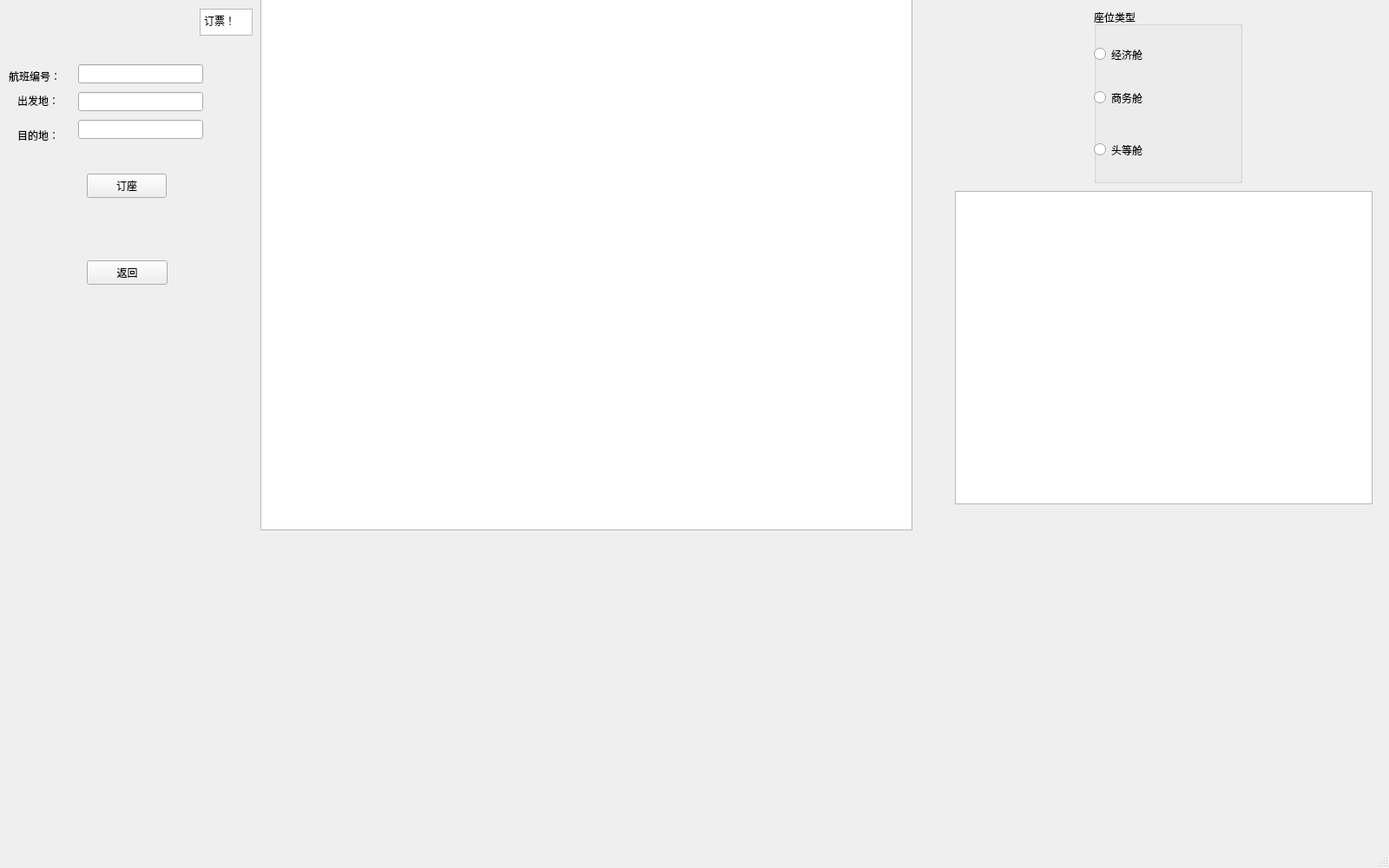
<?xml version="1.0" encoding="UTF-8"?>
<ui version="4.0">
 <class>Book</class>
 <widget class="QMainWindow" name="Book">
  <property name="geometry">
   <rect>
    <x>0</x>
    <y>0</y>
    <width>1600</width>
    <height>1000</height>
   </rect>
  </property>
  <property name="windowTitle">
   <string>MainWindow</string>
  </property>
  <widget class="QWidget" name="centralwidget">
   <widget class="QTextEdit" name="textEdit">
    <property name="geometry">
     <rect>
      <x>230</x>
      <y>10</y>
      <width>61</width>
      <height>31</height>
     </rect>
    </property>
    <property name="html">
     <string>&lt;!DOCTYPE HTML PUBLIC &quot;-//W3C//DTD HTML 4.0//EN&quot; &quot;http://www.w3.org/TR/REC-html40/strict.dtd&quot;&gt;
&lt;html&gt;&lt;head&gt;&lt;meta name=&quot;qrichtext&quot; content=&quot;1&quot; /&gt;&lt;meta charset=&quot;utf-8&quot; /&gt;&lt;style type=&quot;text/css&quot;&gt;
p, li { white-space: pre-wrap; }
hr { height: 1px; border-width: 0; }
li.unchecked::marker { content: &quot;\2610&quot;; }
li.checked::marker { content: &quot;\2612&quot;; }
&lt;/style&gt;&lt;/head&gt;&lt;body style=&quot; font-family:'Microsoft YaHei UI'; font-size:9pt; font-weight:400; font-style:normal;&quot;&gt;
&lt;p style=&quot; margin-top:0px; margin-bottom:0px; margin-left:0px; margin-right:0px; -qt-block-indent:0; text-indent:0px;&quot;&gt;订票！&lt;/p&gt;&lt;/body&gt;&lt;/html&gt;</string>
    </property>
   </widget>
   <widget class="QPushButton" name="Back">
    <property name="geometry">
     <rect>
      <x>100</x>
      <y>300</y>
      <width>93</width>
      <height>28</height>
     </rect>
    </property>
    <property name="text">
     <string>返回</string>
    </property>
   </widget>
   <widget class="QTableView" name="Tickets">
    <property name="geometry">
     <rect>
      <x>300</x>
      <y>-10</y>
      <width>751</width>
      <height>621</height>
     </rect>
    </property>
   </widget>
   <widget class="QPushButton" name="BookButton">
    <property name="geometry">
     <rect>
      <x>100</x>
      <y>200</y>
      <width>92</width>
      <height>28</height>
     </rect>
    </property>
    <property name="text">
     <string>订座</string>
    </property>
   </widget>
   <widget class="QLabel" name="label_3">
    <property name="geometry">
     <rect>
      <x>20</x>
      <y>142</y>
      <width>60</width>
      <height>27</height>
     </rect>
    </property>
    <property name="text">
     <string>目的地：</string>
    </property>
   </widget>
   <widget class="QLabel" name="label_2">
    <property name="geometry">
     <rect>
      <x>20</x>
      <y>102</y>
      <width>60</width>
      <height>28</height>
     </rect>
    </property>
    <property name="text">
     <string>出发地：</string>
    </property>
   </widget>
   <widget class="QLabel" name="label_5">
    <property name="geometry">
     <rect>
      <x>10</x>
      <y>72</y>
      <width>71</width>
      <height>31</height>
     </rect>
    </property>
    <property name="text">
     <string>航班编号：</string>
    </property>
   </widget>
   <widget class="QWidget" name="layoutWidget">
    <property name="geometry">
     <rect>
      <x>90</x>
      <y>70</y>
      <width>144</width>
      <height>97</height>
     </rect>
    </property>
    <layout class="QVBoxLayout" name="verticalLayout">
     <item>
      <widget class="QLineEdit" name="flight_idEdit"/>
     </item>
     <item>
      <widget class="QLineEdit" name="fEdit"/>
     </item>
     <item>
      <widget class="QLineEdit" name="tEdit">
       <property name="text">
        <string/>
       </property>
      </widget>
     </item>
    </layout>
   </widget>
   <widget class="QGroupBox" name="groupBox">
    <property name="geometry">
     <rect>
      <x>1260</x>
      <y>10</y>
      <width>171</width>
      <height>201</height>
     </rect>
    </property>
    <property name="title">
     <string>座位类型</string>
    </property>
    <widget class="QRadioButton" name="jjBt">
     <property name="geometry">
      <rect>
       <x>0</x>
       <y>40</y>
       <width>199</width>
       <height>25</height>
      </rect>
     </property>
     <property name="text">
      <string>经济舱</string>
     </property>
    </widget>
    <widget class="QRadioButton" name="swBt">
     <property name="geometry">
      <rect>
       <x>0</x>
       <y>90</y>
       <width>199</width>
       <height>25</height>
      </rect>
     </property>
     <property name="text">
      <string>商务舱</string>
     </property>
    </widget>
    <widget class="QRadioButton" name="tdBt">
     <property name="geometry">
      <rect>
       <x>0</x>
       <y>150</y>
       <width>199</width>
       <height>25</height>
      </rect>
     </property>
     <property name="text">
      <string>头等舱</string>
     </property>
    </widget>
   </widget>
   <widget class="QTableView" name="Seats">
    <property name="geometry">
     <rect>
      <x>1100</x>
      <y>220</y>
      <width>481</width>
      <height>361</height>
     </rect>
    </property>
   </widget>
  </widget>
  <widget class="QMenuBar" name="menubar">
   <property name="geometry">
    <rect>
     <x>0</x>
     <y>0</y>
     <width>1600</width>
     <height>24</height>
    </rect>
   </property>
  </widget>
  <widget class="QStatusBar" name="statusbar"/>
 </widget>
 <resources/>
 <connections/>
</ui>
